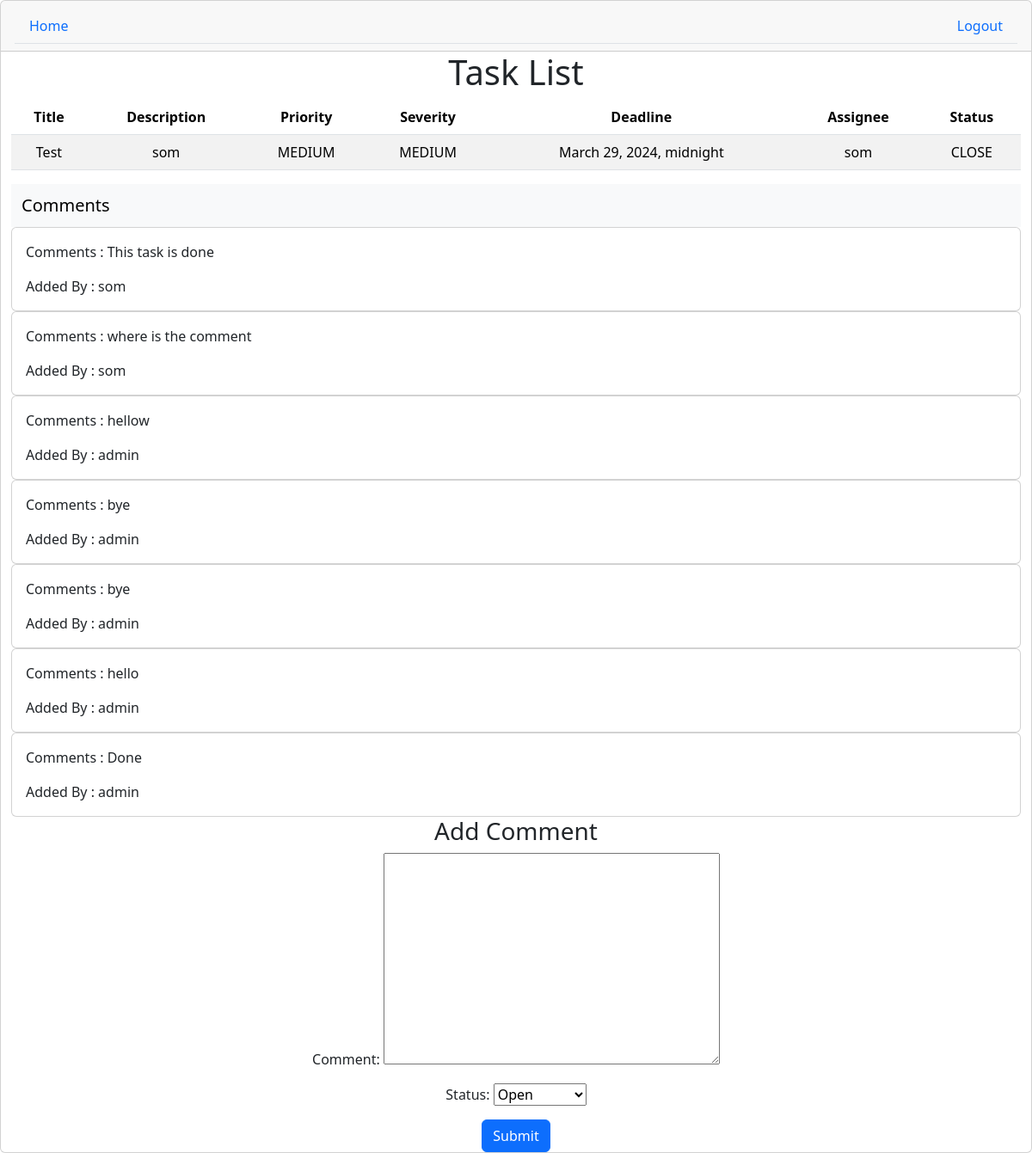
/tasks/1/add_comment/ (signed in), run on the app's committed database.
### core/models.py (models this page shows, shortened)
class Task(models.Model):
    PRIORITY_CHOICES = [
        ('LOW', 'Low'),
        ('MEDIUM', 'Medium'),
        ('HIGH', 'High'),
    ]
    SEVERITY_CHOICES = [
        ('LOW', 'Low'),
        ('MEDIUM', 'Medium'),
        ('HIGH', 'High'),
    ]
    Status_CHOICES = [
        ('OPEN', 'Open'),
        ('CLOSED', 'Closed'),
        ('IN_PROGRESS', 'In Progress'),
    ]
    title = models.CharField(max_length=200)
    description = models.TextField()
    priority = models.CharField(max_length=10, choices=PRIORITY_CHOICES)
    severity = models.CharField(max_length=10, choices=SEVERITY_CHOICES)
    status = models.CharField(max_length=20, choices=Status_CHOICES, default='OPEN')
    deadline = models.DateTimeField()
    assignee = models.ForeignKey(User, on_delete=models.CASCADE)
    creation_datetime = models.DateTimeField(default=timezone.now)
    completion_reason = models.CharField(max_length=200, blank=True, null=True)
    completion_datetime = models.DateTimeField(blank=True, null=True)

class Comment(models.Model):
    task = models.ForeignKey(Task, on_delete=models.CASCADE)
    user = models.ForeignKey(User, on_delete=models.CASCADE)
    comment_text = models.TextField()
    created_at = models.DateTimeField(auto_now_add=True)
    updated_at = models.DateTimeField(auto_now=True)

### core/views.py (the view)
# urls.py: path('tasks/<int:task_id>/add_comment/', views.add_comment, name='add_comment'),
@login_required
def add_comment(request, task_id):
    task = get_object_or_404(Task, pk=task_id)
    comments = Comment.objects.filter(task_id=task_id)
    if request.method == 'POST':
        form = CommentForm(request.POST)
        if form.is_valid():
            comment_text = form.cleaned_data['comment_text']
            status = form.cleaned_data['status']
            Comment.objects.create(task=task, user=request.user, comment_text=comment_text)
            return redirect(reverse('add_comment', kwargs={'task_id': task_id}))
    else:
        form = CommentForm()
    return render(request, 'add_comment.html', {'form': form, 'task': task,'comments': comments})

### core/forms.py
class CommentForm(forms.Form):
    STATUS_CHOICES = [
        ('OPEN', 'Open'),
        ('CLOSED', 'Closed'),
        ('IN_PROGRESS', 'In Progress'),
    ]
    comment_text = forms.CharField(label='Comment', widget=forms.Textarea)
    status = forms.ChoiceField(label='Status', choices=STATUS_CHOICES)

### core/templates/add_comment.html (shortened to what this page needs)
{% extends "base.html" %}
{% block content %}
    <div >
        <h1>Task List</h1>
        <table class="table table-striped">
            <thead class="thead-dark">
                <tr>
                    <th>Title</th>
                    <th>Description</th>
                    <th>Priority</th>
                    <th>Severity</th>
                    <th>Deadline</th>
                    <th>Assignee</th>
                    <th>Status</th>
                </tr>
            </thead>
            <tbody>
                <tr>
                    <td>{{ task.title }}</td>
                    <td>{{ task.description }}</td>
                    <td>{{ task.priority }}</td>
                    <td>{{ task.severity }}</td>
                    <td>{{ task.deadline }}</td>
                    <td>{{ task.assignee }}</td>
                    <td>{{ task.status }}</td>
                </tr>
            </tbody>
        </table>
        <nav class="navbar navbar-light bg-light">
            <div class="container-fluid">
              <span class="navbar-brand mb-0 h1">Comments</span>
            </div>
        </nav>
        {% for comment in comments %}
<div class="card">
    <div class="card-body">
        <p class="card-text" style="text-align: left;">Comments : {{ comment.comment_text }}</p>
        <div class="card-link"  style="text-align: left;">Added By : {{ comment.user }}</div>
    </div>
</div>
{% endfor %}
        {% if task.status != 'CLOSED' %}
            <h3>Add Comment</h3>
            <form method="post">
                {{ form.as_p }}
                <button id="submit-btn" type="submit" class="btn btn-primary">Submit</button>
            </form>
        {% endif %}
    </div>
{% endblock %}

### data on the page
Task: title "Test", description "som", priority "MEDIUM", severity "MEDIUM", deadline "March 29, 2024, midnight", assignee "som", status "CLOSE"
Comment: comment_text "This task is done", user "som"
Comment: comment_text "where is the comment", user "som"
Comment: comment_text "hellow", user "admin"
Comment: comment_text "bye", user "admin"
Comment: comment_text "bye", user "admin"
Comment: comment_text "hello", user "admin"
Comment: comment_text "Done", user "admin"
